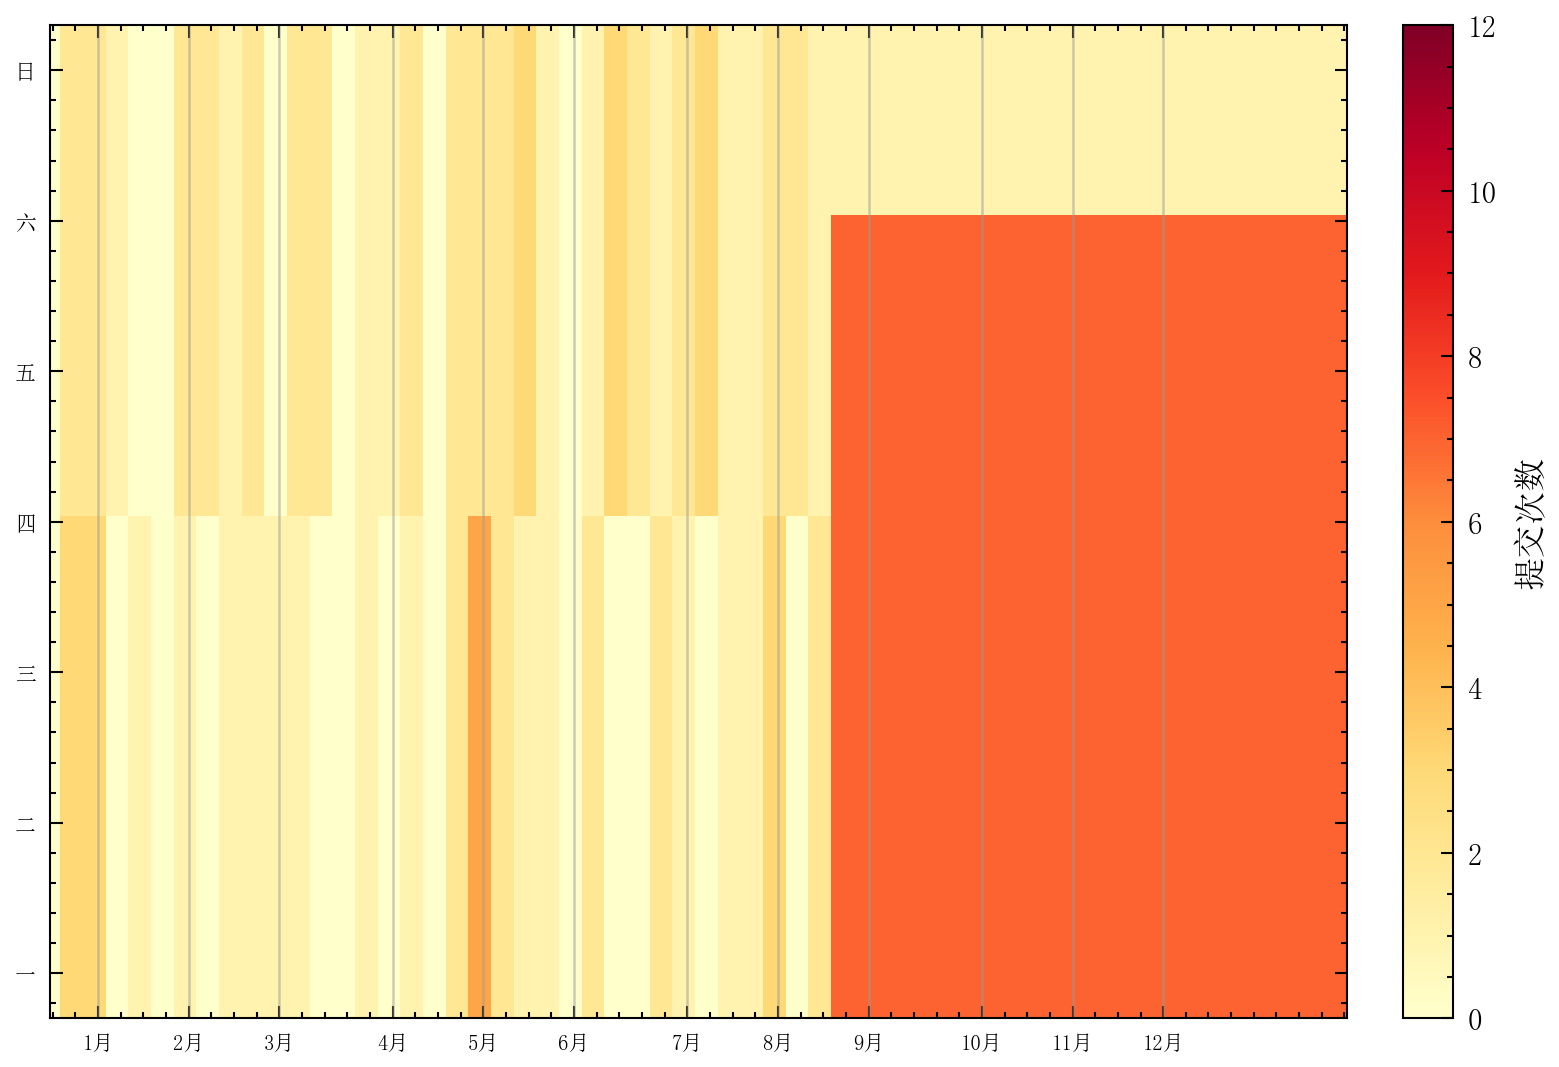

This chart was generated by the following Python code:
"""
26_calendar_heatmap.py — 日历热图

展示 plot_calendar_heatmap()：全年代码提交活跃度。
场景：Git 仓库 2024 年每日提交次数。
"""

import datetime

import numpy as np
import sciplot as sp

np.random.seed(42)

# ── 数据生成 ──────────────────────────────────────────────────
rng = np.random.default_rng(42)
dates = [datetime.date(2024, 1, 1) + datetime.timedelta(days=i) for i in range(366)]

# 工作日提交多，周末少；夏天偏少、年底冲刺
commits = np.zeros(366)
for i, d in enumerate(dates):
    base = 3 if d.weekday() < 5 else 1
    seasonal = 1.0 if 6 <= d.month <= 8 else 1.6
    if d.month == 12:
        seasonal = 2.0
    commits[i] = rng.poisson(base * seasonal)

# ── 绘图 ──────────────────────────────────────────────────────
sp.setup_style("thesis", "ocean", lang="zh")

fig, ax = sp.plot_calendar_heatmap(
    dates,
    commits,
    cmap="YlOrRd",
    colorbar_label="提交次数",
    weekday_start=0,
)

# ── 保存 ──────────────────────────────────────────────────────
sp.save(fig, "showcase/26_calendar_heatmap", formats=("png",), dpi=300)
